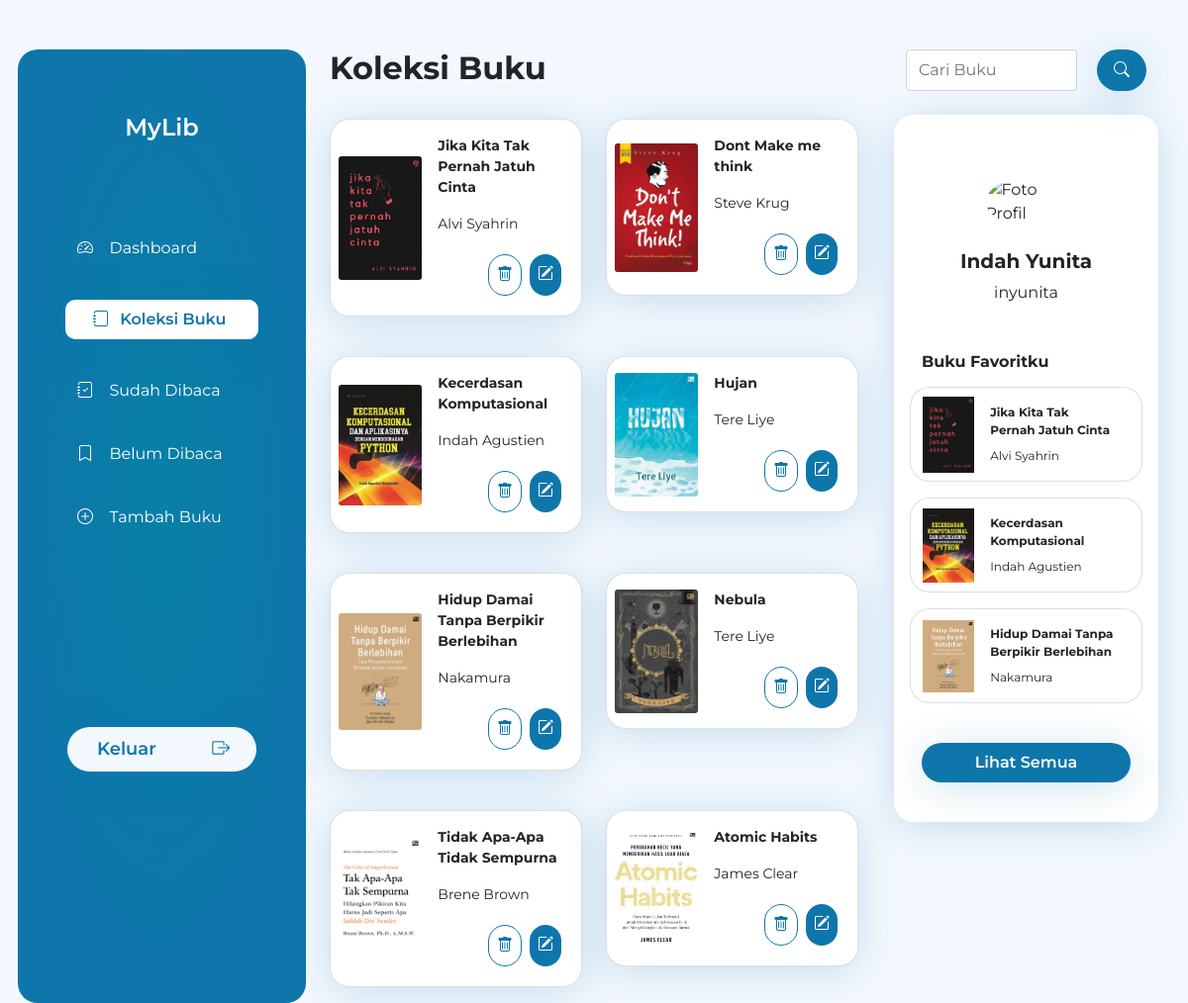
Page /koleksi_buku.php (signed in) on the committed database.
### tables this page shows
CREATE TABLE `buku` (
  `id_buku` char(5) NOT NULL,
  `judul_buku` varchar(50) NOT NULL,
  `nama_penulis` varchar(50) NOT NULL,
  `status_buku` varchar(25) NOT NULL,
  `is_favorite` varchar(25) NOT NULL,
  `foto_buku` varchar(100) NOT NULL
);

### querydb.php (called while the page is built, shortened)
<?php
$conn = mysqli_connect("localhost","root","","indah");
function query ($query){
    global $conn;
    $hasil = mysqli_query($conn, $query);
    $rows = [];
    while($row = mysqli_fetch_assoc($hasil)){
        $rows[] = $row;
    }
    return $rows;
}
?>

### koleksi_buku.php (the view, shortened to what this page needs)
<?php
require 'querydb.php';
$buku = query("SELECT * FROM buku");
$topfav  = query("SELECT * FROM buku WHERE is_favorite = 'ya' LIMIT 3 ");
?>
<!DOCTYPE html>
<html lang="en">
<head>
</head>
<body>
<!DOCTYPE html>
<html lang="en">
  <head>
    <link href="https://cdn.jsdelivr.net/npm/bootstrap@5.1.3/dist/css/bootstrap.min.css" rel="stylesheet" />
    <link rel="stylesheet" href="https://cdn.jsdelivr.net/npm/bootstrap-icons@1.4.1/font/bootstrap-icons.css" />
    <link href="/your-path-to-fontawesome/css/all.css" rel="stylesheet" />
    <link rel="stylesheet" href="https://maxcdn.bootstrapcdn.com/font-awesome.min.css" />
    <link rel="stylesheet" href="css/style.css" />
  </head>
  <body class="d-flex justify-content-between">
    <div class="container main-menu">
      <div class="row row-cols-1 row-cols-md-3 gx-5 d-flex justify-content-between">
        <div class="col-md-3 side-kiri pt-3 p-2 pb-5">
          <div class="row">
            <h2 class="text-center pt-5 pb-5">MyLib</h2>
          </div>
          <a href="index.php" class="row link-menu justify-content-around ">
            <div class="col-md-2"><i class="bi bi-speedometer2"></i></div>
            <div class="col-md-10">Dashboard</div>
          </a>
          <a href="koleksi_buku.php" class="row link-menu justify-content-around active1">
            <div class="col-md-2"><i class="bi bi-journal"></i></div>
            <div class="col-md-10">Koleksi Buku</div>
          </a>
          <a href="sudah_dibaca.php" class="row link-menu justify-content-around">
            <div class="col-md-2"><i class="bi bi-journal-check"></i></div>
            <div class="col-md-10">Sudah Dibaca</div>
          </a>
          <a href="belum_dibaca.php" class="row link-menu justify-content-around">
            <div class="col-md-2"><i class="bi bi-bookmark"></i></div>
            <div class="col-md-10">Belum Dibaca</div>
          </a>
          <a href="tambah_buku.php" class="row link-menu justify-content-around">
            <div class="col-md-2"><i class="bi bi-plus-circle"></i></div>
            <div class="col-md-10">Tambah Buku</div>
          </a>
          <a class="row button justify-content-around" href="keluar.php">
            <div class="col-md-9 isi">Keluar</div>
            <div class="col-md-3 isi"><i class="bi bi-box-arrow-right bold"></i></div>
          </a>
        </div>
        <div class="col-md-6 side-tengah">
          <div class="row row-cols-1 row-cols-md-3 g-4 d-flex justify-content-between">
            <div class="col-md-12">
              <h2 class="fw-bold">Koleksi Buku</h2>
            </div>
            <?php foreach($buku as $row) :?>
            <div class="col-md-6">
              <div class="card mb-3 card-putih kecil">
                <div class="row g-0 ">
                  <div class="col-md-4 d-flex align-items-center">
                    <img class=" ms-2 card-img img-fluid" src="gambar/CoverBuku/<?= $row["foto_buku"];?>" alt="gambar" />
                  </div>
                  <div class="col-md-8">
                    <div class="card-body ms-2">
                      <p class="fw-bold"><?= $row["judul_buku"];?></p>
                      <p class="small-text"><?= $row["nama_penulis"];?></p>
                      <div class="d-flex justify-content-end">
                      <a class="bulet-putih m-1" href="delete.php?id=<?= $row["id_buku"]; ?>"onclick="return confirm('Apakah anda yakin akan menghapus data ini?');" ><i class="bi bi-trash"></i></a>
                      <a class="bulet-biru m-1" href="edit.php?id=<?= $row["id_buku"]; ?>"><i class="bi bi-pencil-square"></i></a>
                    </div>
                    </div>
                  </div>
                </div>
              </div>
            </div>
            <?php endforeach;?>
          </div>
        </div>
        <div class="col-md-3 side-kanan">
          <div class="row">
            <form action="" class="d-flex justify-content-between" method="POST">
              <input class="form-control form-control-lg-2" type="text" placeholder="Cari Buku" aria-label="default input example" name="keyword" id="cari" />
              <button type="submit" name="cari" class="btn btn-biru d-inline"><i class="bi bi-search"></i></button>
            </form>
          </div>
          <div class="row card-putih mt-4 p-3 fav">
            <img class="rounded-circle mx-auto d-block profil mt-5 mb-4" src="Gambar/FotoProfil/<?= $_SESSION["foto_profil"];?>" alt="Foto Profil" />
            <h5 class="text-center fw-bold"><?= $_SESSION["nama"];?></h5>
            <p class="text-center mb-5"><?= $_SESSION["username"];?></p>
            <h6 class="fw-bold mb-3">Buku Favoritku</h6>
            <?php foreach($topfav as $row) :?>
            <div class="card mb-3" style="max-width: 540px">
              <div class="row g-0">
                <div class="col-md-3 d-flex align-items-center">
                  <img src="Gambar/CoverBuku/<?= $row["foto_buku"];?>" class="img-fluid" alt="buku" />
                </div>
                <div class="col-md-9">
                  <div class="card-body">
                    <p class="card-title fw-bold"><?= $row["judul_buku"];?></p>
                    <p class="card-text"><?= $row["nama_penulis"];?></p>
                  </div>
                </div>
              </div>
            </div>
            <?php endforeach;?>
            <a href="favorit.php" class="mt-4 mb-4"><div class="button text-center">Lihat Semua</div></a>
          </div>
        </div>
      </div>
    </div>
  </body>
</html>
</body>
</html>

### css/style.css (style rules this page uses)
body { margin: 0; padding: 0; background-color: #f3f8fe; font-family: 'Montserrat', sans-serif; }
a { text-decoration: none; }
.main-menu { margin-top: 50px; }
.side-kiri { background: radial-gradient(47.67% 47.67% at 50% 46.8%, #0780a7 0%, #0e76aa 100%); border-radius: 20px; color: white; }
.side-kiri .link-menu { text-decoration: none; color: white; margin: 40px; font-size: 16px; transition: 0.5s ease; }
.side-kiri h2 { font-style: normal; font-weight: 600; font-size: 24px; line-height: 29px; }
.button { padding-left: 1em; padding-right: 1em; padding-top: 0.5em; padding-bottom: 0.5em; box-shadow: 0px 5px 40px rgba(14, 118, 170, 0.2); border-radius: 50px; font-style: normal; font-weight: 600; font-size: 18px; }
.btn-biru { background: #0e76aa; padding-left: 1em; padding-right: 1em; padding-top: 0.5em; padding-bottom: 0.5em; box-shadow: 0px 5px 40px rgba(14, 118, 170, 0.2); border-radius: 30px; color: white; margin-left: 20px; }
.side-kiri .button { background: #f3f8fe; color: #0e76aa; margin-left: 42px; margin-right: 42px; margin-top: 200px; }
.active1 { background-color: white; padding-left: 1em; padding-right: 1em; padding-top: 0.5em; padding-bottom: 0.5em; box-shadow: 0px 5px 40px rgba(14, 118, 170, 0.2); border-radius: 10px; }
.active1 div { color: #0e76aa; font-weight: 600; }
.card-putih { background: #ffffff; box-shadow: 0px 5px 40px rgba(14, 118, 170, 0.2); border-radius: 20px; }
.profil { width: 106px; }
.card { border-radius: 20px; }
.side-kanan .card-body p { font-size: 12px; }
.fav .button { background: #0e76aa; color: white; font-size: 16px; }
.kecil .card-body p { font-size: 14px; }
.bulet-biru { background: #0e76aa; border-radius: 30px; color: white; padding-left: 0.5em; padding-right: 0.5em; padding-top: 0.5em; padding-bottom: 0.5em; }
.bulet-putih { background: white; border-radius: 30px; border: 0.5px solid #0e76aa; color: #0e76aa; padding-left: 0.5em; padding-right: 0.5em; padding-top: 0.5em; padding-bottom: 0.5em; }

### rows in the picture
buku: foto_buku (picture), judul_buku "Jika Kita Tak Pernah Jatuh Cinta", nama_penulis "Alvi Syahrin"
buku: foto_buku (picture), judul_buku "Dont Make me think", nama_penulis "Steve Krug"
buku: foto_buku (picture), judul_buku "Kecerdasan Komputasional", nama_penulis "Indah Agustien"
buku: foto_buku (picture), judul_buku "Hujan", nama_penulis "Tere Liye"
buku: foto_buku (picture), judul_buku "Hidup Damai Tanpa Berpikir Berlebihan", nama_penulis "Nakamura"
buku: foto_buku (picture), judul_buku "Nebula", nama_penulis "Tere Liye"
buku: foto_buku (picture), judul_buku "Tidak Apa-Apa Tidak Sempurna", nama_penulis "Brene Brown"
buku: foto_buku (picture), judul_buku "Atomic Habits", nama_penulis "James Clear"

### other values in the picture
$_SESSION["nama"] "Indah Yunita"
$_SESSION["username"] "inyunita"
